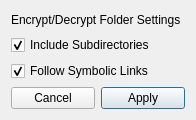
<?xml version="1.0" encoding="UTF-8"?>
<ui version="4.0">
 <class>SettingsDialog</class>
 <widget class="QDialog" name="SettingsDialog">
  <property name="geometry">
   <rect>
    <x>0</x>
    <y>0</y>
    <width>196</width>
    <height>120</height>
   </rect>
  </property>
  <property name="cursor">
   <cursorShape>ArrowCursor</cursorShape>
  </property>
  <property name="windowTitle">
   <string>Settings[*]</string>
  </property>
  <property name="windowIcon">
   <iconset resource="resources.qrc">
    <normaloff>:/images/resources/images/DCCrypt_Logo.png</normaloff>:/images/resources/images/DCCrypt_Logo.png</iconset>
  </property>
  <layout class="QVBoxLayout" name="verticalLayout">
   <item>
    <widget class="QLabel" name="label">
     <property name="text">
      <string>Encrypt/Decrypt Folder Settings</string>
     </property>
    </widget>
   </item>
   <item>
    <widget class="QCheckBox" name="includeSubdirsOptionCheckBox">
     <property name="text">
      <string>Include Subdirectories</string>
     </property>
     <property name="checked">
      <bool>true</bool>
     </property>
    </widget>
   </item>
   <item>
    <widget class="QCheckBox" name="FollowSymLinksOptionCheckBox">
     <property name="text">
      <string>Follow Symbolic Links</string>
     </property>
     <property name="checked">
      <bool>true</bool>
     </property>
    </widget>
   </item>
   <item>
    <layout class="QHBoxLayout" name="horizontalLayout">
     <item>
      <widget class="QPushButton" name="cancelButton">
       <property name="text">
        <string>Cancel</string>
       </property>
       <property name="shortcut">
        <string>Esc</string>
       </property>
      </widget>
     </item>
     <item>
      <widget class="QPushButton" name="applyButton">
       <property name="text">
        <string>Apply</string>
       </property>
       <property name="default">
        <bool>true</bool>
       </property>
      </widget>
     </item>
    </layout>
   </item>
  </layout>
 </widget>
 <tabstops>
  <tabstop>includeSubdirsOptionCheckBox</tabstop>
  <tabstop>FollowSymLinksOptionCheckBox</tabstop>
  <tabstop>cancelButton</tabstop>
  <tabstop>applyButton</tabstop>
 </tabstops>
 <resources>
  <include location="resources.qrc"/>
 </resources>
 <connections>
  <connection>
   <sender>cancelButton</sender>
   <signal>pressed()</signal>
   <receiver>SettingsDialog</receiver>
   <slot>close()</slot>
   <hints>
    <hint type="sourcelabel">
     <x>125</x>
     <y>273</y>
    </hint>
    <hint type="destinationlabel">
     <x>5</x>
     <y>254</y>
    </hint>
   </hints>
  </connection>
 </connections>
</ui>
